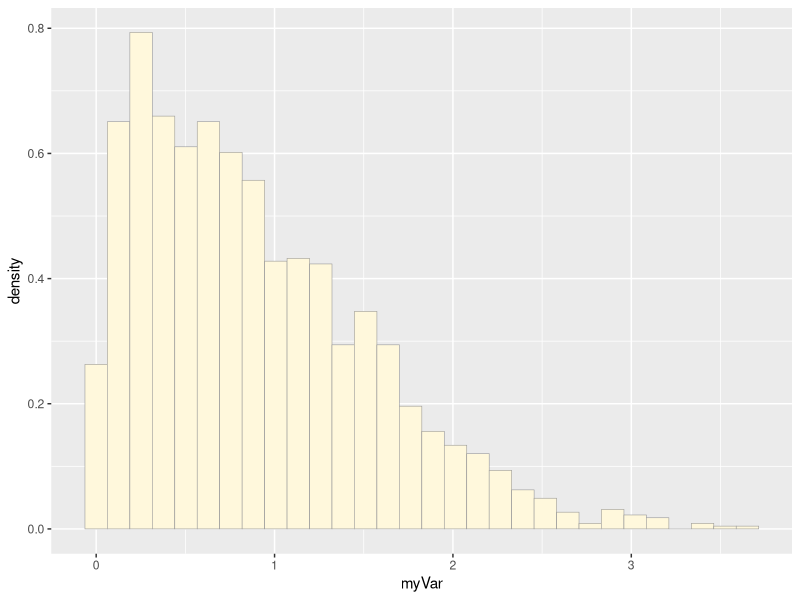
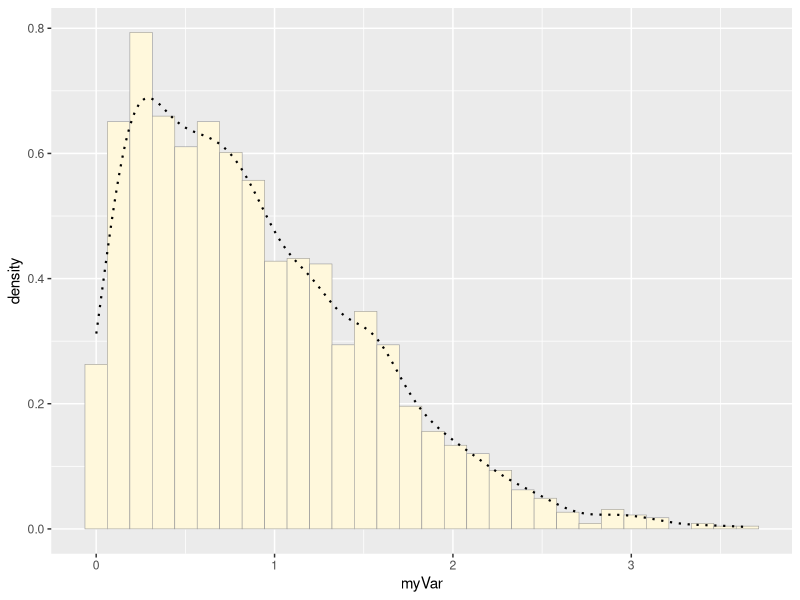
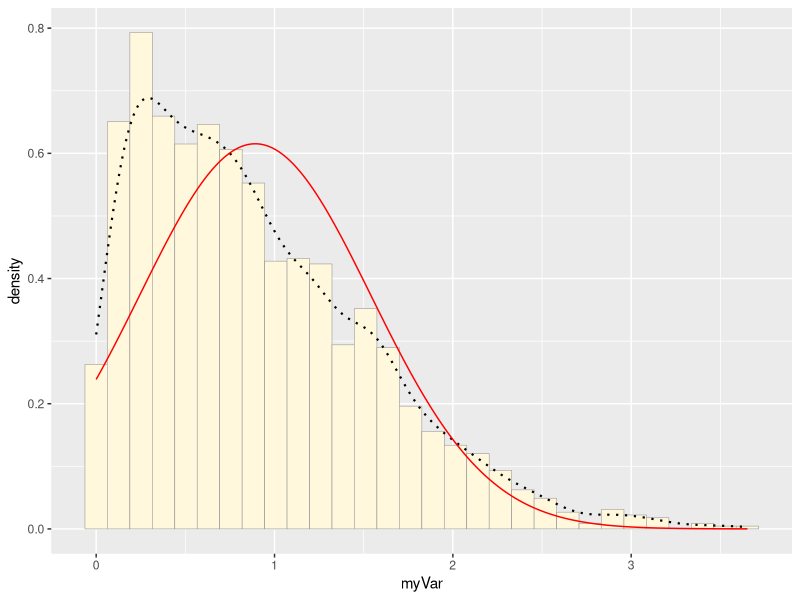
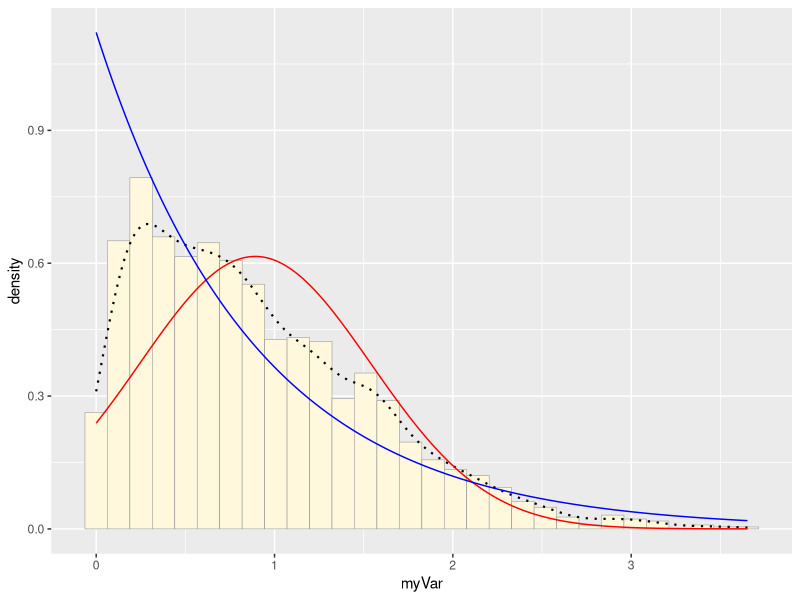
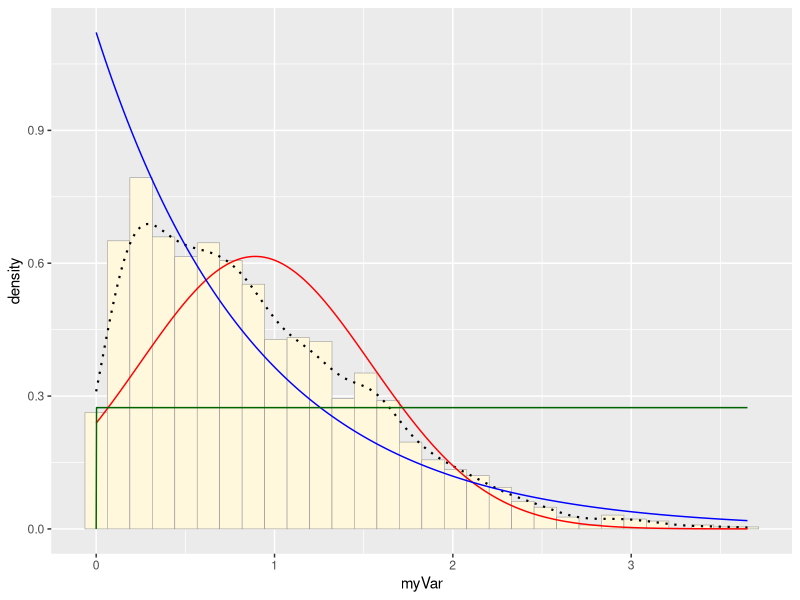
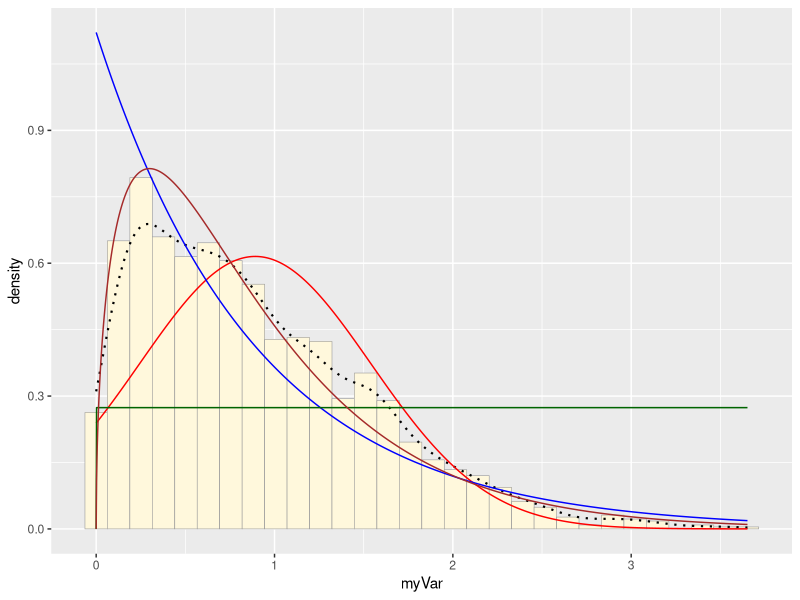
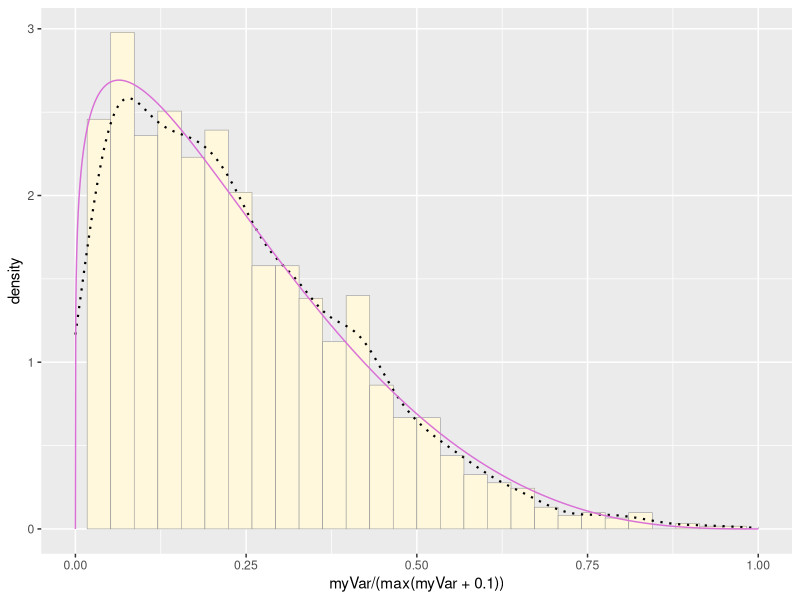
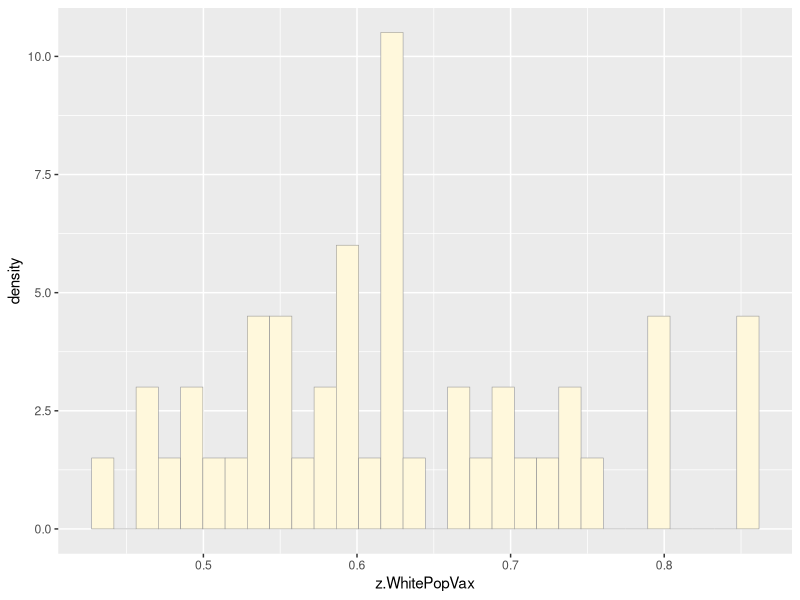

The R script that drew these images, in order:
## ---- chunk 1
library(ggplot2) # for graphics
library(MASS) # for maximum likelihood estimation
## ---- chunk 2
# quick and dirty, a truncated normal distribution to work on the solution set

z <- rnorm(n=3000,mean=0.2)
z <- data.frame(1:3000,z)
names(z) <- list("ID","myVar")
z <- z[z$myVar>0,]
str(z)
summary(z$myVar)
## ---- chunk 3
p1 <- ggplot(data=z, aes(x=myVar, y=..density..)) +
  geom_histogram(color="grey60",fill="cornsilk",size=0.2) 
print(p1)
## ---- chunk 4
p1 <-  p1 +  geom_density(linetype="dotted",size=0.75)
print(p1)
## ---- chunk 5
normPars <- fitdistr(z$myVar,"normal")
print(normPars) # provides mean and sd
str(normPars) # is a list of 5
normPars$estimate["mean"] # note structure of getting a named attribute
## ---- chunk 6
meanML <- normPars$estimate["mean"]
sdML <- normPars$estimate["sd"]

xval <- seq(0,max(z$myVar),len=length(z$myVar))

 stat <- stat_function(aes(x = xval, y = ..y..), fun = dnorm, colour="red", n = length(z$myVar), args = list(mean = meanML, sd = sdML))
 p1 + stat
## ---- chunk 7
expoPars <- fitdistr(z$myVar,"exponential")
rateML <- expoPars$estimate["rate"]

stat2 <- stat_function(aes(x = xval, y = ..y..), fun = dexp, colour="blue", n = length(z$myVar), args = list(rate=rateML))
 p1 + stat + stat2
## ---- chunk 8
stat3 <- stat_function(aes(x = xval, y = ..y..), fun = dunif, colour="darkgreen", n = length(z$myVar), args = list(min=min(z$myVar), max=max(z$myVar)))
 p1 + stat + stat2 + stat3
## ---- chunk 9
gammaPars <- fitdistr(z$myVar,"gamma")
shapeML <- gammaPars$estimate["shape"]
rateML <- gammaPars$estimate["rate"]

stat4 <- stat_function(aes(x = xval, y = ..y..), fun = dgamma, colour="brown", n = length(z$myVar), args = list(shape=shapeML, rate=rateML))
 p1 + stat + stat2 + stat3 + stat4
## ---- chunk 10
pSpecial <- ggplot(data=z, aes(x=myVar/(max(myVar + 0.1)), y=..density..)) +
  geom_histogram(color="grey60",fill="cornsilk",size=0.2) + 
  xlim(c(0,1)) +
  geom_density(size=0.75,linetype="dotted")

betaPars <- fitdistr(x=z$myVar/max(z$myVar + 0.1),start=list(shape1=1,shape2=2),"beta")
shape1ML <- betaPars$estimate["shape1"]
shape2ML <- betaPars$estimate["shape2"]

statSpecial <- stat_function(aes(x = xval, y = ..y..), fun = dbeta, colour="orchid", n = length(z$myVar), args = list(shape1=shape1ML,shape2=shape2ML))
pSpecial + statSpecial
## ---- chunk 11
library(ggplot2) # for graphics
library(MASS) # for maximum likelihood estimation
## ---- chunk 12
# load in data
z <- read.table("raw_data.csv",header=TRUE,sep=",")
z <- data.frame(1:46,z$WhitePopVax)
head(z)
str(z)
summary(z)
## ---- chunk 13
p1 <- ggplot(data=z, aes(x=z.WhitePopVax, y=..density..)) +
  geom_histogram(color="grey60",fill="cornsilk",size=0.2) 
print(p1)
## ---- chunk 14
p1 <-  p1 +  geom_density(linetype="dotted",size=0.75)
print(p1)
## ---- chunk 15
normPars <- fitdistr(z$z.WhitePopVax,"normal")
print(normPars) # provides mean and sd
str(normPars) # is a list of 5
normPars$estimate["mean"] # note structure of getting a named attribute
## ---- chunk 16
meanML <- normPars$estimate["mean"]
sdML <- normPars$estimate["sd"]

xval <- seq(0,max(z$z.WhitePopVax),len=length(z$z.WhitePopVax))

stat <- stat_function(aes(x = xval, y = ..y..), fun = dnorm, colour="red", n = length(z$z.WhitePopVax), args = list(mean = meanML, sd = sdML))
 p1 + stat
## ---- chunk 17
expoPars <- fitdistr(z$z.WhitePopVax,"exponential")
rateML <- expoPars$estimate["rate"]

stat2 <- stat_function(aes(x = xval, y = ..y..), fun = dexp, colour="blue", n = length(z$z.WhitePopVax), args = list(rate=rateML))
 p1 + stat + stat2
## ---- chunk 18
stat3 <- stat_function(aes(x = xval, y = ..y..), fun = dunif, colour="darkgreen", n = length(z$z.WhitePopVax), args = list(min=min(z$z.WhitePopVax), max=max(z$z.WhitePopVax)))
p1 + stat + stat2 + stat3
## ---- chunk 19
gammaPars <- fitdistr(z$z.WhitePopVax,"gamma")
shapeML <- gammaPars$estimate["shape"]
rateML <- gammaPars$estimate["rate"]

stat4 <- stat_function(aes(x = xval, y = ..y..), fun = dgamma, colour="brown", n = length(z$z.WhitePopVax), args = list(shape=shapeML, rate=rateML))
 p1 + stat + stat2 + stat3 + stat4
## ---- chunk 20
pSpecial <- ggplot(data=z, aes(x=z.WhitePopVax/(max(z.WhitePopVax + 0.1)), y=..density..)) +
  geom_histogram(color="grey60",fill="cornsilk",size=0.2) + 
  xlim(c(0,1)) +
  geom_density(size=0.75,linetype="dotted")

betaPars <- fitdistr(x=z$z.WhitePopVax/max(z$z.WhitePopVax + 0.1),start=list(shape1=1,shape2=2),"beta")
shape1ML <- betaPars$estimate["shape1"]
shape2ML <- betaPars$estimate["shape2"]

statSpecial <- stat_function(aes(x = xval, y = ..y..), fun = dbeta, colour="orchid", n = length(z$z.WhitePopVax), args = list(shape1=shape1ML,shape2=shape2ML))
pSpecial + statSpecial
## ---- chunk 21
# normPars <- fitdistr(z$z.WhitePopVax,"normal")
# print(normPars) 
# 
# SimData <- rgamma(n=z$X1.46, shape = , scale = )
# 
# SimData <- data.frame(1:46, SimData)
# 
# p2 <- ggplot(data=SimData, aes(x=SimData, y=..density..)) +
#   geom_histogram(color="grey60",fill="cornsilk",size=0.2) 
# print(p2)
# ```
# **Add empirical density curve**
# ```{r}
# p1 <-  p1 +  geom_density(linetype="dotted",size=0.75)
# print(p1)
